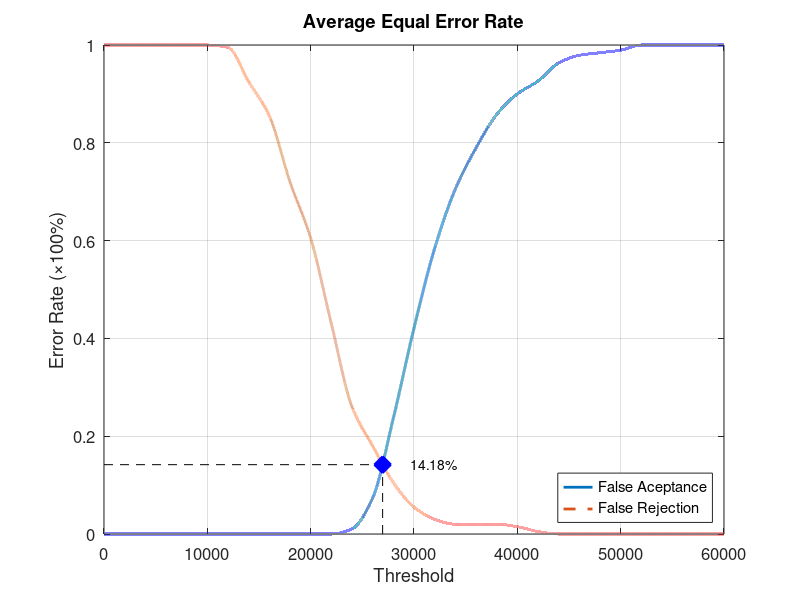
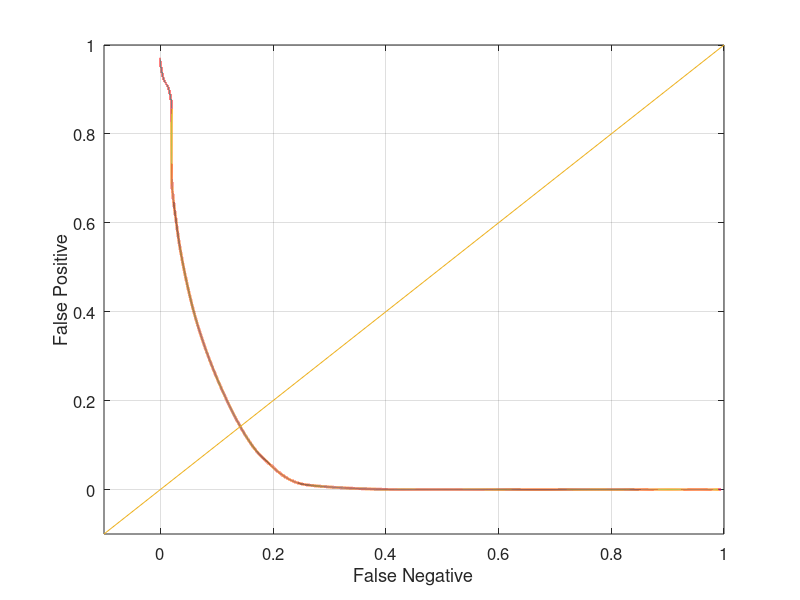

Write MATLAB code to recreate these figures, in order.
function yEER = Database5_4
close all;
clear;
clc;
x = 0:2000:60000;
xq = 0:0.5:60000;

y0 = [0 0 0 0 0 0 0 0 0 0 0 0 0.0105263 0.0736842 0.236842 0.421053 0.584211 0.705263 0.789474 0.857895 0.9 0.926316 0.963158 0.978947 0.984211 0.989474 1 1 1 1 1];
yy0 = interp1(x, y0, xq, 'pchip');
y1 = [1 1 1 1 1 1 0.995 0.925 0.855 0.72 0.605 0.43 0.26 0.18 0.105 0.055 0.03 0.02 0.02 0.02 0.015 0.005 0 0 0 0 0 0 0 0 0];
yy1 = interp1(x, y1, xq, 'pchip');

% Calculating EER: 
y2 = abs(y0 - y1);
find(y2 == min(y2))
yy2 = abs(yy0 - yy1);
xEER = find(yy2 == min(yy2));
xEERIndex = xq(xEER) % X-axis EER
yEER = yy0(xEER) % Y-axis EER

main = figure
plot(xq, yy0,'-','LineWidth', 2);	hold on
plot(xq, yy1,'--','LineWidth', 2);	hold on
plot([xEERIndex xEERIndex], [0 yEER], 'k--');	hold on
plot([0 xEERIndex], [yEER yEER], 'k--');	hold on
plot(xEERIndex, yEER, 'bx', 'LineWidth', 10);	hold on
text(xEERIndex + 10 * xEERIndex / 100, yEER, [num2str(round((10000 * yEER)) / 100) '%'])
legend('False Aceptance', 'False Rejection', 'Location', 'SouthEast')
xlabel('Threshold')
ylabel('Error Rate (\times100%)')
title('Average Equal Error Rate')
set(gca, 'FontSize', 12)
axis([0 60000 0 1])
grid on

print(main, 'Database5_4Main', '-dpng');
FNRxFPR = figure('Color', [1 1 1]);
plot(yy1, yy0, '-', yy1, yy0, 'LineWidth', 2);
hold on
y = -0.1:0.1:1
plot(y, y); 
set(gca, 'FontSize', 12)
xlabel('False Negative')
ylabel('False Positive')
axis([-0.1 1 -0.1 1])
set(gca, 'FontSize', 12)
grid on

print(FNRxFPR, 'Database5_4FNRxFPR','-dpng');
end
